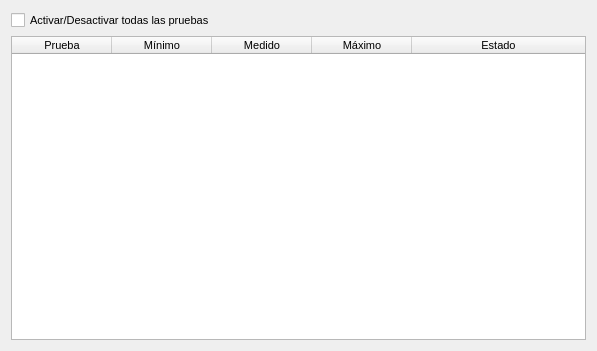
<?xml version="1.0" encoding="UTF-8"?>
<ui version="4.0">
 <class>SyncCommandListForm</class>
 <widget class="QWidget" name="SyncCommandListForm">
  <property name="geometry">
   <rect>
    <x>0</x>
    <y>0</y>
    <width>597</width>
    <height>351</height>
   </rect>
  </property>
  <property name="font">
   <font>
    <pointsize>8</pointsize>
   </font>
  </property>
  <property name="windowTitle">
   <string>Lista de Comandos</string>
  </property>
  <layout class="QVBoxLayout" name="verticalLayout">
   <item>
    <widget class="QCheckBox" name="checkBox">
     <property name="text">
      <string>Activar/Desactivar todas las pruebas</string>
     </property>
    </widget>
   </item>
   <item>
    <widget class="GTreeWidget" name="treeWidget">
     <property name="font">
      <font>
       <pointsize>8</pointsize>
      </font>
     </property>
     <property name="alternatingRowColors">
      <bool>true</bool>
     </property>
     <property name="selectionMode">
      <enum>QAbstractItemView::ExtendedSelection</enum>
     </property>
     <column>
      <property name="text">
       <string notr="true">Prueba</string>
      </property>
      <property name="textAlignment">
       <set>AlignCenter</set>
      </property>
     </column>
     <column>
      <property name="text">
       <string>Mínimo</string>
      </property>
      <property name="textAlignment">
       <set>AlignCenter</set>
      </property>
     </column>
     <column>
      <property name="text">
       <string>Medido</string>
      </property>
      <property name="textAlignment">
       <set>AlignCenter</set>
      </property>
     </column>
     <column>
      <property name="text">
       <string>Máximo</string>
      </property>
      <property name="textAlignment">
       <set>AlignCenter</set>
      </property>
     </column>
     <column>
      <property name="text">
       <string>Estado</string>
      </property>
      <property name="textAlignment">
       <set>AlignCenter</set>
      </property>
     </column>
    </widget>
   </item>
  </layout>
  <action name="actionEdit">
   <property name="icon">
    <iconset resource="resources.qrc">
     <normaloff>:/prefix/icons/lapiz.png</normaloff>:/prefix/icons/lapiz.png</iconset>
   </property>
   <property name="text">
    <string>Editar</string>
   </property>
   <property name="toolTip">
    <string>Editar comando</string>
   </property>
  </action>
  <action name="actionInsert">
   <property name="icon">
    <iconset resource="resources.qrc">
     <normaloff>:/prefix/icons/insertar.png</normaloff>:/prefix/icons/insertar.png</iconset>
   </property>
   <property name="text">
    <string>Insertar</string>
   </property>
   <property name="toolTip">
    <string>Insertar comando</string>
   </property>
  </action>
  <action name="actionRemove">
   <property name="icon">
    <iconset resource="resources.qrc">
     <normaloff>:/prefix/icons/basura.png</normaloff>:/prefix/icons/basura.png</iconset>
   </property>
   <property name="text">
    <string>Eliminar</string>
   </property>
   <property name="toolTip">
    <string>Eliminar comando</string>
   </property>
  </action>
  <action name="actionMove_Up">
   <property name="text">
    <string>Mover Arriba</string>
   </property>
  </action>
  <action name="actionMove_Down">
   <property name="text">
    <string>Mover Abajo</string>
   </property>
  </action>
  <action name="actionDuplicate">
   <property name="text">
    <string>Duplicar</string>
   </property>
  </action>
  <action name="actionMove_Last">
   <property name="text">
    <string>Mover al final</string>
   </property>
  </action>
  <action name="actionMove_First">
   <property name="text">
    <string>Mover al inicio</string>
   </property>
  </action>
 </widget>
 <customwidgets>
  <customwidget>
   <class>GTreeWidget</class>
   <extends>QTreeWidget</extends>
   <header>gtreewidget.h</header>
  </customwidget>
 </customwidgets>
 <resources>
  <include location="resources.qrc"/>
 </resources>
 <connections/>
</ui>
